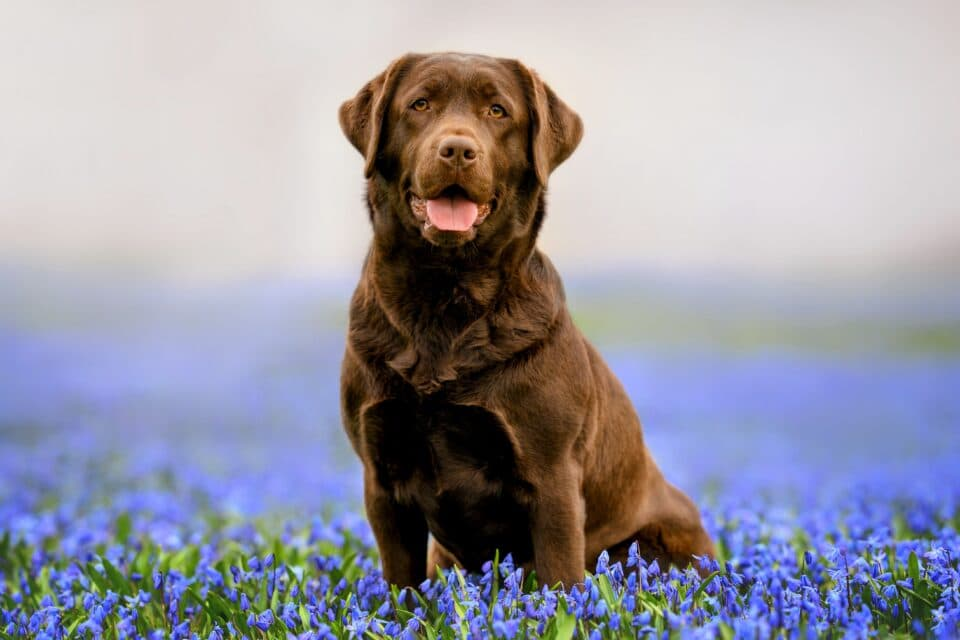
#> input picture VISION_ARTIFICIAL/PRACTICAS/p4/dog2.jpeg, 960 x 640 px, found by its file name
$ python segmentacion_dog2.py
#> lines starting #> are read from the running program, lines starting #| are printed output that depends on the picture; after the words box and inside, x2 and y2 are one past the last pixel; in counts of white or black regions, pixels touching at a corner belong together
import cv2
import numpy as np
from PIL import Image

#TOMAMOS LA IMAGEN
img = Image.open("VISION_ARTIFICIAL\PRACTICAS\p4\dog2.jpeg")
#> img is the input picture: PIL image 960x640 RGB; mean R, G, B 153.9, 152.6, 164
img_array = np.array(img)
img_array = cv2.resize(img_array,(500,300))
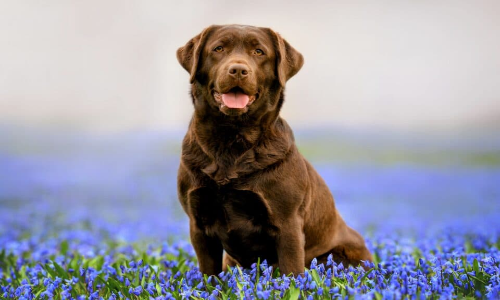
#> img_array: shape (300, 500, 3); mean R, G, B 153.8, 152.5, 163.9

#Separamos por forma de color
rgb_img = cv2.cvtColor(img_array, code=cv2.COLOR_BGR2RGB)
lab_img = cv2.cvtColor(img_array, code=cv2.COLOR_BGR2LAB)
#> lab_img: shape (300, 500, 3); mean of channels 0, 1, 2 162, 133.9, 129.5
hsv_img = cv2.cvtColor(img_array, code=cv2.COLOR_BGR2HSV)
#> hsv_img: shape (300, 500, 3); mean H, S, V 72.8, 75.8, 179.8

#Visualizamos por formas de color
cv2.imshow("imagen original", rgb_img)

#RGB
cv2.imshow("canal R", rgb_img[:,:,0])
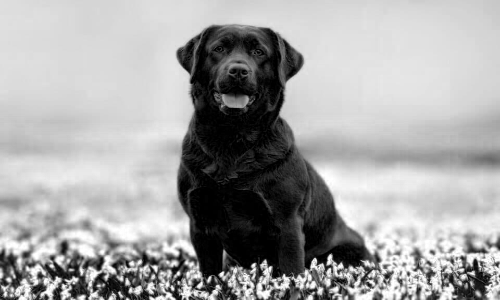
#> window 'canal R': shape (300, 500); min 0, max 255, mean 163.9
# [15 lines of commented-out code are left out]
channel = np.copy(rgb_img[:,:,0])
smooth_h = cv2.medianBlur(channel,65)
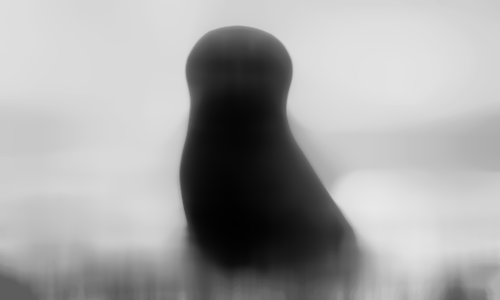
#> smooth_h: shape (300, 500); min 1, max 232, mean 164.9
cv2.imshow("canal A con filtro blur", smooth_h)

#Aplicamos segmentacion
all_segmented = np.copy(smooth_h)
all_segmented[all_segmented>80] = 255
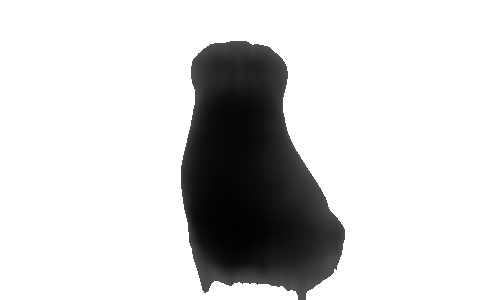
#> all_segmented: shape (300, 500); min 1, max 255, mean 211.8
all_segmented[all_segmented<255] = 0
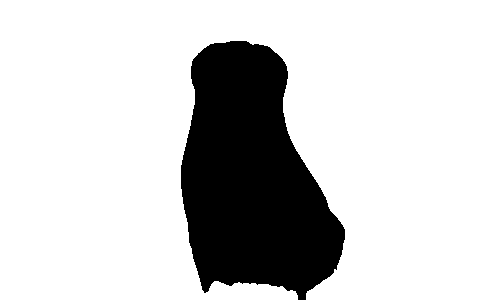
#> all_segmented: shape (300, 500); 80.7% white; 1 black region, box (x1, y1, x2, y2) and area: (181, 41, 345, 300) 28930
cv2.imshow("imagen segementada", all_segmented)

cv2.waitKey(0)
cv2.destroyAllWindows()

$ run again, with VISION_ARTIFICIAL/PRACTICAS/p4/coins.jpg copied over VISION_ARTIFICIAL/PRACTICAS/p4/dog2.jpeg
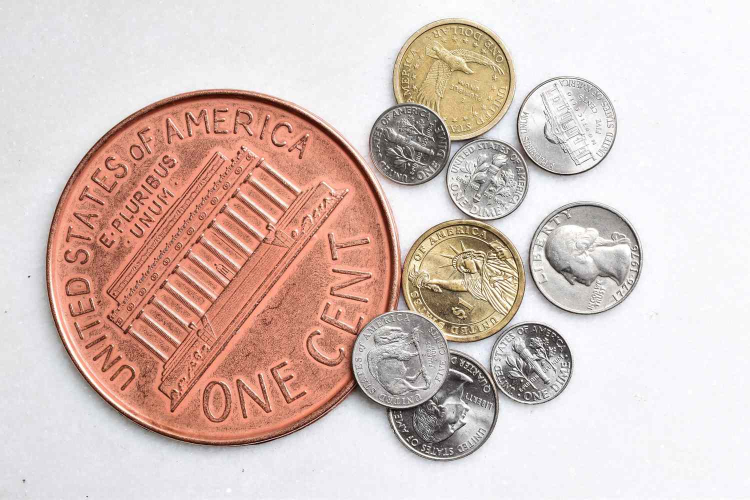
#> input picture VISION_ARTIFICIAL/PRACTICAS/p4/coins.jpg, 1500 x 1000 px, found by its file name (shown at 1/2 size)
#> img is the input picture: PIL image 1500x1000 RGB; mean R, G, B 215.9, 195.3, 189
#> `img_array = cv2.resize(img_array,(500,300))`:
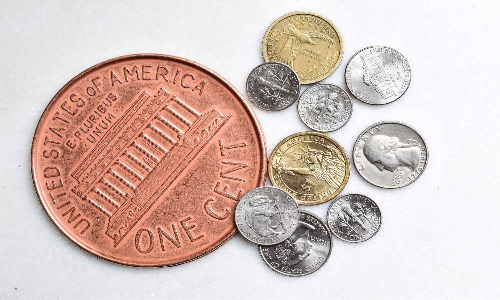
#> img_array: shape (300, 500, 3); mean R, G, B 215.9, 195.3, 189
#> lab_img: shape (300, 500, 3); mean of channels 0, 1, 2 200.5, 131.3, 116.6
#> hsv_img: shape (300, 500, 3); mean H, S, V 101.7, 40.8, 217.6
#> `smooth_h = cv2.medianBlur(channel,65)`:
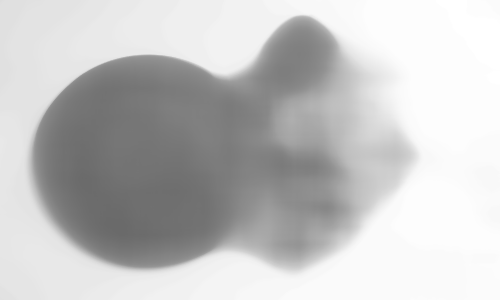
#> smooth_h: shape (300, 500); min 106, max 255, mean 196.1
#> all_segmented: shape (300, 500); every value is 255

$ run again, with VISION_ARTIFICIAL/PRACTICAS/p4/dog1.jpg copied over VISION_ARTIFICIAL/PRACTICAS/p4/dog2.jpeg
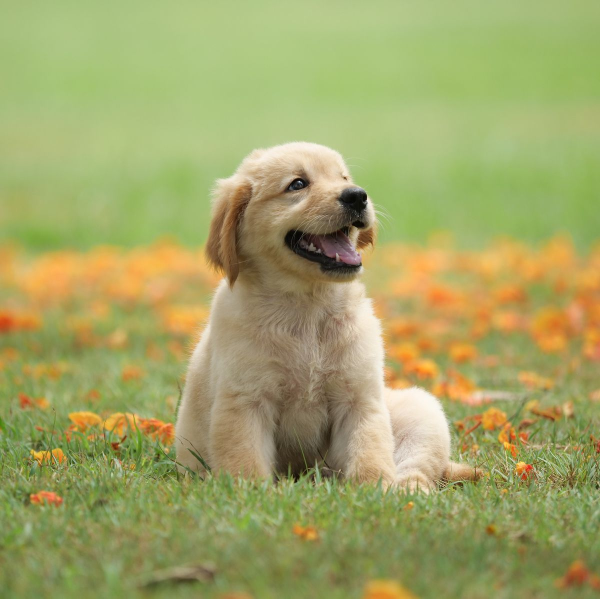
#> input picture VISION_ARTIFICIAL/PRACTICAS/p4/dog1.jpg, 1200 x 1197 px, found by its file name (shown at 1/2 size)
#> img is the input picture: PIL image 1200x1197 RGB; mean R, G, B 161.9, 164.3, 102.4
#> lab_img: shape (300, 500, 3); mean of channels 0, 1, 2 161.6, 108.5, 123.1
#> hsv_img: shape (300, 500, 3); mean H, S, V 88.3, 105.9, 174.5
#> `smooth_h = cv2.medianBlur(channel,65)`:
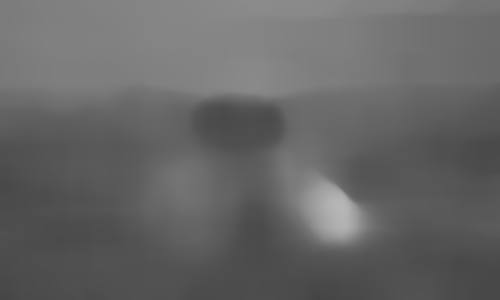
#> smooth_h: shape (300, 500); min 68, max 183, mean 101.6
#> `all_segmented[all_segmented<255] = 0`:
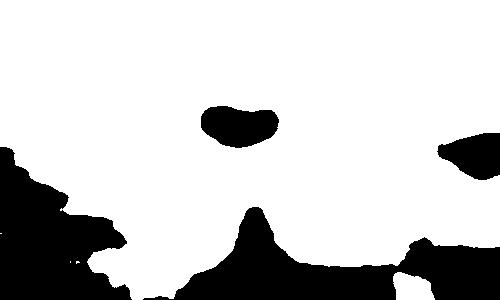
#> all_segmented: shape (300, 500); 79.4% white; 4 black regions, box (x1, y1, x2, y2) and area: (143, 207, 500, 300) 14186, (0, 147, 132, 300) 12110, (201, 106, 279, 148) 2466, (437, 133, 500, 180) 2095
